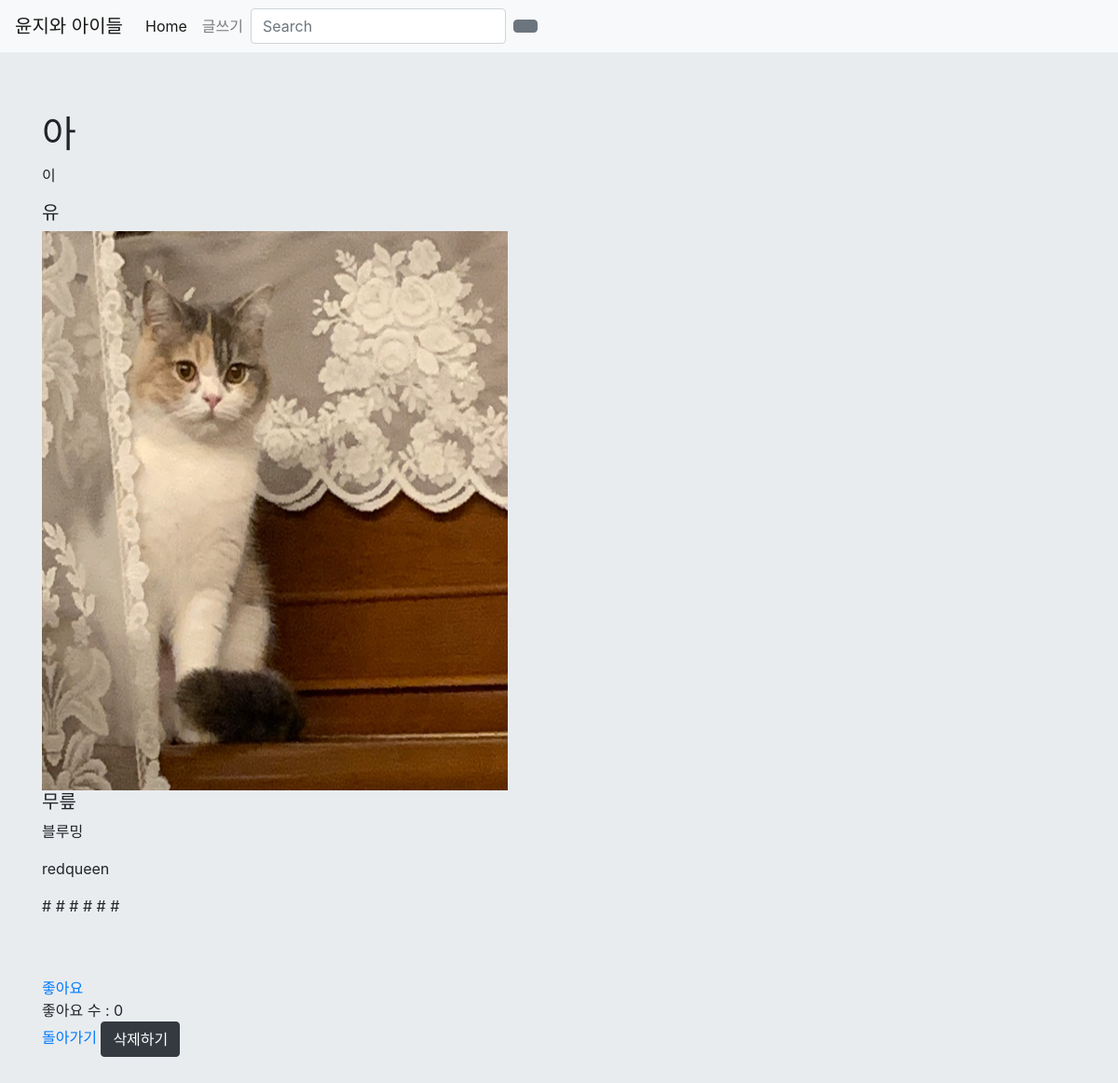
The app's page /blog/1 (signed in) with its own data.
### writing/models.py (models this page shows, shortened)
class Blog(models.Model):
    title = models.CharField(max_length = 200)
    money = models.CharField(max_length = 200)
    one_line = models.CharField(max_length = 200)
    image = models.ImageField(null = True, blank = True, upload_to = 'image', default="image/elly.png")
    pub_date=models.DateTimeField(auto_now_add=True)
    seller = models.TextField()
    content = models.TextField()
    content_list = models.TextField()
    count = models.IntegerField(default = 0)
    like_num = models.PositiveIntegerField(default=0, blank=True)

### writing/views.py (the view)
# urls.py: path('blog/<int:blog_id>', writing.views.detail, name = 'detail'),
def detail(request, blog_id):
    blog = Blog()
    blog_detail = get_object_or_404(Blog, pk=blog_id)
    blog.count += 1
    blog.save()
    account = Account.objects.get(user=request.user)
    return render(request, 'detail.html', {'blog': blog_detail, 'account': account})

### writing/templates/detail.html (shortened to what this page needs)
<!DOCTYPE html>
<html lang="en">
<head>
</head>
{% extends 'base.html' %}
{% block content %}
<body>
    <form action="{% url 'delete' %}">
        <div class="jumbotron jumbotron-fluid">
            <div class="container">
                <h1>{{blog.title}}</h1>
                <p>{{blog.money}}</p>
                <h5>{{blog.one_line}}</h5>
                {% if blog.image %}
                <img src="{{blog.image.url}}" alt="이미지가 없습니다." width="500" height="600">
                {% endif %}
                <h5>{{blog.seller}}</h5>
                <p>{{blog.content}}</p>
                <p>{{blog.content_list}}</p>
                <p>#{{blog.tag1}} #{{blog.tag2}} #{{blog.tag3}} #{{blog.tag4}} #{{blog.tag4}} #{{blog.tag5}}</p>
                <br>
                <br>
                <a href="{% url 'like' blog.id %}">
                    {% if blog in account.like_blog.all %}
                    취소
                    {% else %}
                    좋아요
                    {% endif %}
                </a>
                <div>좋아요 수 : {{blog.like_num}}</div>
                <a href="{% url 'home' %}">돌아가기</a>
                <input class="btn btn-dark" type="submit" value="삭제하기">
            </div>
        </div>
    </form>
</body>
{% endblock %}

### records on screen
Blog: title "아", money "이", one_line "유", image (picture), seller "무릎", content "블루밍", content_list "redqueen", like_num "0"
